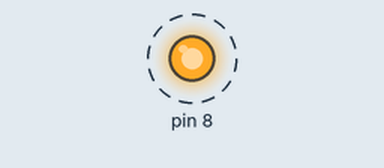
This program was run on a simulated Raspberry Pi (header pin numbers). Parts: output pins drawn as LEDs (lit = HIGH). Dashed ring = blinking.

Above: at 0.5 s.
Timing chart, 0 to 4.6 s (numbered marks = the images above):
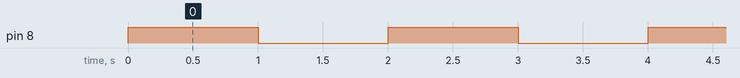

Measured:
- by itself, pin 8: alternates HIGH for 1.0 s and LOW for 1.0 s

The program:

blink_led.py
```python
#!/usr/bin/env python3

import RPi.GPIO as GPIO #import the raspberry pi GPIO library
from time import sleep #import the sleep function from the time module

#Ignore warnings for now
GPIO.setwarnings(False)

#Use physical pin numbering
GPIO.setmode(GPIO.BOARD)

#Set pi 8 on the board to be the output and set initial value to low
GPIO.setup(8, GPIO.OUT, initial = GPIO.LOW)

#run forever
while(True):
    GPIO.output(8, GPIO.HIGH) #Turn LED on
    sleep(1) #sleep for a second before turning off
    GPIO.output(8, GPIO.LOW)
    sleep(1)
```
